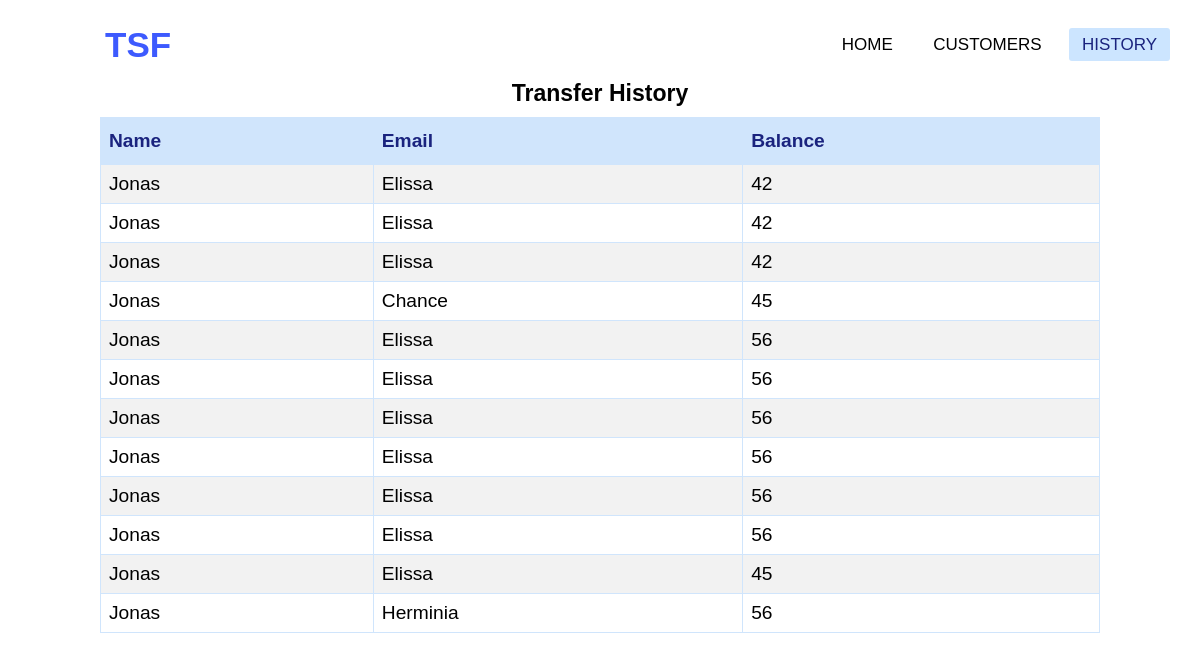
The page /history.php on the database its author committed.
### tables this page shows
CREATE TABLE `transfer` (
  `srno` int(11) NOT NULL,
  `sender` char(25) DEFAULT NULL,
  `receiver` char(25) DEFAULT NULL,
  `amount` int(11) DEFAULT NULL
);

### history.php (the view, shortened to what this page needs)
<!DOCTYPE html>
<html lang="en">
<head>
    <link rel="stylesheet" href="style.css">
</head>
<body>
	<div class="navbar">
		<nav>
			<label class="logo">TSF</label>
			<ul>
				<li><a href="index.php">Home</a></li>
				<li><a href="customers.php">Customers</a></li>
				<li><a class="active" href="history.php">History</a></li>
			</ul>
		</nav>
	</div>
	<?php
	include 'conn.php';
	$q = "select * from transfer";
	$query_run = mysqli_query($conn, $q);
	if (mysqli_num_rows($query_run) > 0) {
		echo '<div class="container">
		<table class="table ">
		<caption><b>Transfer History</b></caption>
			<tr>
				<th>Name</th>
				<th>Email</th>
				<th>Balance</th>
			</tr>';
		foreach ($query_run as $row) {
	?>
			<tr>
				<td><?php echo $row['sender']; ?></td>
				<td><?php echo $row['receiver']; ?></td>
				<td><?php echo $row['amount']; ?></td>
			</tr>
	<?php
		}
	} else {
		echo '<div class="alert lblue">
  					No transactions done yet...
				</div>';
	}
	?>
	</table>
	</div>
</body>
</html>

### style.css (style rules this page uses)
* { --primary: #3D5AFE; --secondary: #d0e5fc; --ppurple: #1a237e; --pgreen: #3BB44A; --pred: #DA3543; --lgreen: #D4EDDA; --lred: #F8D7DA; --lblue: #CCE5FF; --lgrey: #a0a2c0; font-family: 'Rubik', sans-serif; box-sizing: border-box; margin: 0; padding: 0; text-decoration: none; list-style: none; }
nav { position: fixed; top: 0; left: 0; width: 100%; padding: 5px; background-color: white; z-index: 5; height: 80px; width: 100%; }
label.logo { color: var(--primary); font-size: 35px; line-height: 80px; padding: 0 100px; font-weight: bold; }
nav ul { float: right; margin-right: 20px; }
nav ul li { display: inline-block; line-height: 80px; margin: 0 5px; }
nav ul li a { color: black; font-size: 17px; padding: 7px 13px; border-radius: 3px; text-transform: uppercase; }
nav ul li a.active { color: var(--ppurple); font-variant: small-caps; }
nav ul li a.active, nav ul li a:hover { color: var(--ppurple); background-color: var(--lblue); transition: .5s; }
.container { display: grid; place-items: center; overflow-x: auto; margin-top: 70px; }
.table { border-collapse: collapse; width: 100%; margin-bottom: 40px; font-size: 1.2rem; max-width: 1000px; }
caption { caption-side: top; font-size: larger; padding: 10px 10px; }
.table td, .table th { border: 1px solid var(--secondary); padding: 8px; }
.table tr:nth-child(even) { background-color: rgb(242, 242, 242); }
.table th { padding-top: 12px; padding-bottom: 12px; text-align: left; background-color: var(--secondary); color: var(--ppurple); }
.table { overflow: scroll; }

### rows shown on the page
transfer: sender "Jonas", receiver "Elissa", amount "42"
transfer: sender "Jonas", receiver "Elissa", amount "42"
transfer: sender "Jonas", receiver "Elissa", amount "42"
transfer: sender "Jonas", receiver "Chance", amount "45"
transfer: sender "Jonas", receiver "Elissa", amount "56"
transfer: sender "Jonas", receiver "Elissa", amount "56"
transfer: sender "Jonas", receiver "Elissa", amount "56"
transfer: sender "Jonas", receiver "Elissa", amount "56"
transfer: sender "Jonas", receiver "Elissa", amount "56"
transfer: sender "Jonas", receiver "Elissa", amount "56"
transfer: sender "Jonas", receiver "Elissa", amount "45"
transfer: sender "Jonas", receiver "Herminia", amount "56"
